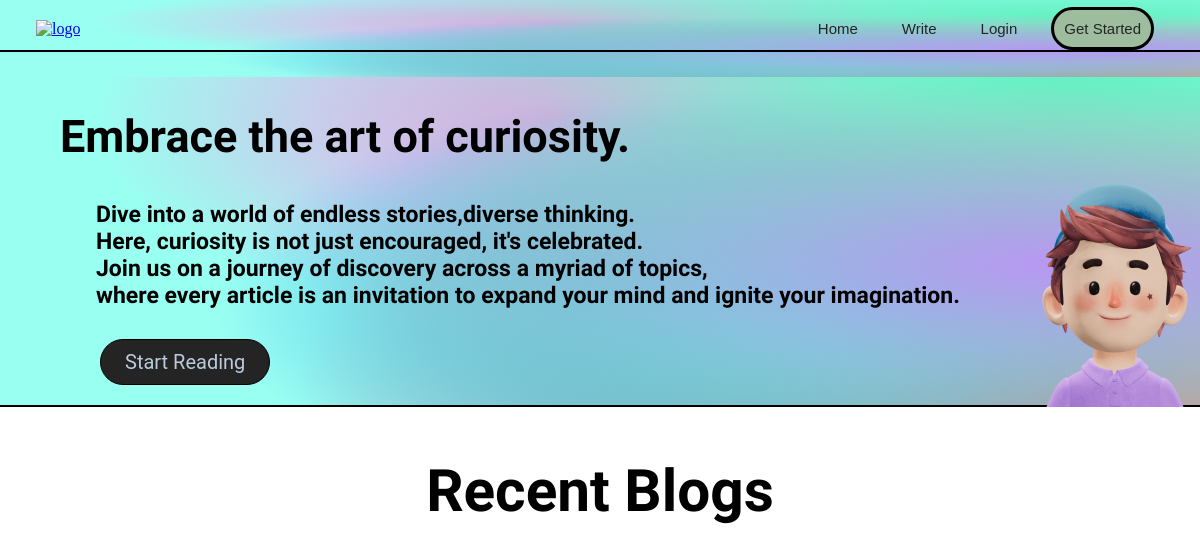
Page /home on the earlier database version.
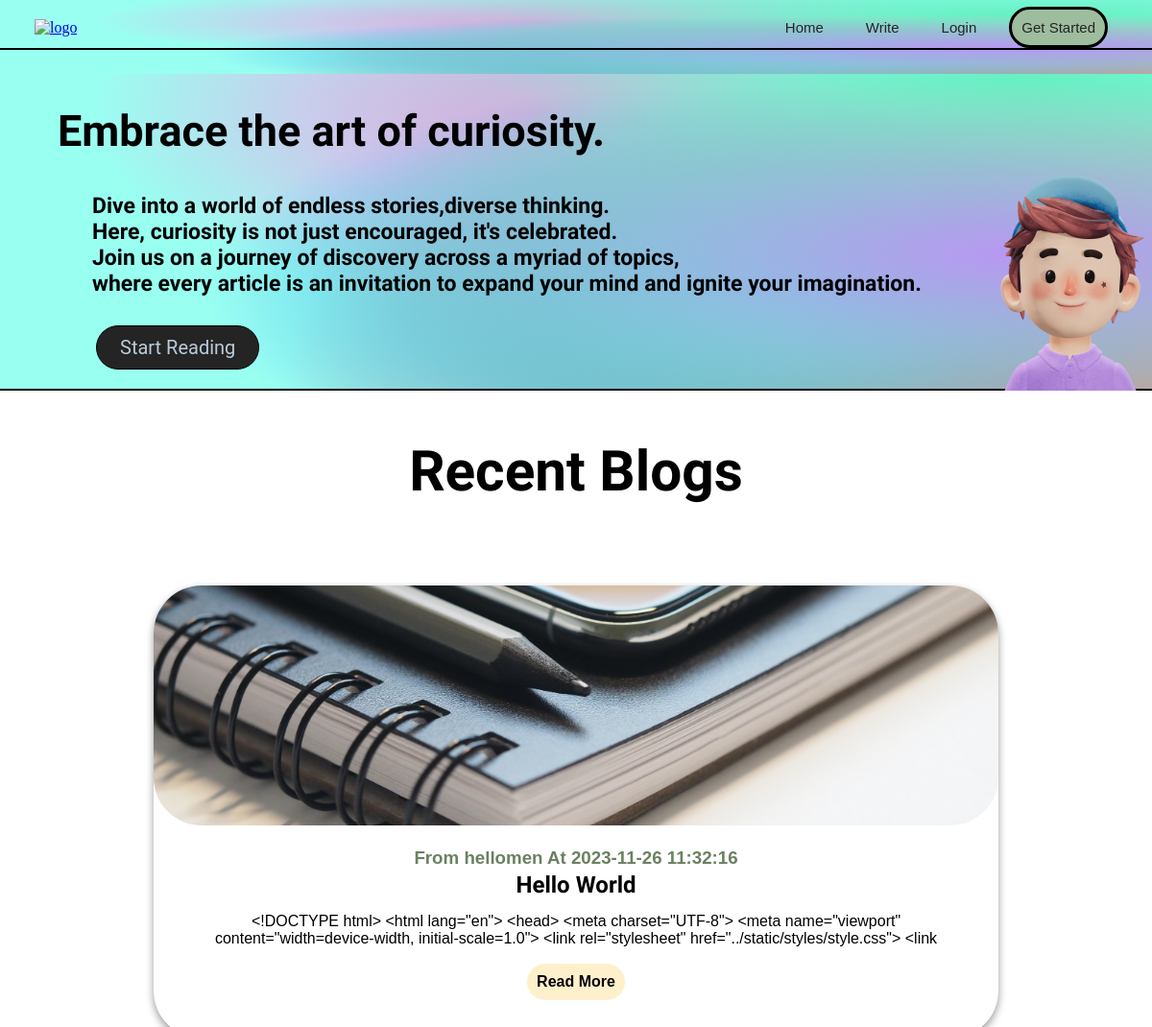
Same page on the later database version.
### public/models.py (models this page shows)
class Post(db.Model):
    id = db.Column(db.Integer, primary_key=True)
    article = db.Column(db.Text, nullable=False)
    title = db.Column(db.Text, nullable=False)
    created_at = db.Column(db.DateTime(timezone=True), default=func.now())
    author = db.Column(db.Integer, db.ForeignKey('user.id', ondelete="CASCADE"), nullable=False)

class User(db.Model, UserMixin):
    id = db.Column(db.Integer, primary_key=True)
    username = db.Column(db.String(50), unique=True, nullable=False)
    password = db.Column(db.String(60), nullable=False)
    email = db.Column(db.String(120), unique=True, nullable=False)
    created_at = db.Column(db.DateTime(timezone=True), default=func.now())
    posts = db.relationship('Post', backref='user', passive_deletes=True)

### public/home.py (the view)
@views.route("/")
@views.route("/home")
def home():
    posts = Post.query.all()
    return render_template("index.html", user=current_user, posts=posts)

### public/templates/index.html (shortened to what this page needs)
<!DOCTYPE html>
<html lang="en">
<head>
    <link rel="stylesheet" href="../static/styles/style.css">
</head>
<body>
    <header>
        <div>
            <div class="logo">
                <nav>
                    <a href="/"><img src="../static/images/—Pngtree—letter b logo_6059128.png" alt="logo" width="60px"></a>
                    <ul>
                        <li><a href="/" class="home">Home</a></li>
                        <li><a href="/post" class="about">Write</a></li>
                        {% if user.is_authenticated %}
                        <li><a href="/logout" class="logout">Logout</a></li>
                        {% else %}
                        <li><a href="/login" class="login">Login</a></li>
                        <li><a href="/signup" class="start">Get Started</a></li>
                        {% endif %}
                    </ul>
                </nav>
            </div>
            <hr class="hr1">
        </div>
    </header>
    <div class="mini-header">
        <h2 class="title">Embrace the art of curiosity.</h2>
        {% if not user.is_authenticated %}
            <img src="../static/images/peeps-avatar-alpha.png" alt="" width="250" class="sapiens">
        {% else %}
            <img src="../static/images/peeps-avatar-alpha (2).png" alt="" width="250" class="sapiens1">
        {% endif %}
        <h3 class="intro">Dive into a world of endless stories,diverse thinking.<br>Here, curiosity is not just
            encouraged,
            it's celebrated.<br>Join us on a journey of discovery across a myriad of topics,<br>where every article is
            an
            invitation to expand your mind and ignite your imagination.</h3>
	{% if not user.is_authenticated %}
		<p class="p1"><a href="/signup">Start Reading</a></p>
	{% endif %}
        <hr class="hr2">
    </div>
    <section class="container">
        <div class="recent">
            <h3>Recent Blogs</h3>
        </div>
        <div class="section">
            {% for post in posts %}
            <div class="card">
                <div class="image-section img-one"></div>
                <div class="content">
                    <h3>
                        From {{ post.user.username }} At {{ post.created_at }}
                    </h3>
                    <h2>
                        {{ post.title }}
                    </h2>
                    <p>
                        {{ post.article }}
                    </p>
                    <a href="/blog/{{post.id}}" class="button"><strong>Read More</strong></a>
                </div>
            </div>
        {% endfor %}
        </div>
    </section>
</body>
</html>

### public/static/styles/style.css (style rules this page uses)
* { margin: 0px; padding: 0px; box-sizing: border-box; }
body { margin: 0; padding: 0; }
header { position: fixed; width: 100%; height: 77px; }
header, .mini-header { background-color:#99fff1; background-image: radial-gradient(at 88% 65%, hsla(262,78%,77%,1) 0px, transparent 50%), radial-gradient(at 69% 75%, hsla(167,81%,65%,1) 0px, transparent 50%), radial-gradient(at 87% 65%, hsla(120,82%,74%,1) 0px, transparent 50%), radial-gradient(at 89% 20%, hsla(160,84%,67%,1) 0px, transparent 50%), radial-gradient(at 61% 74%, hsla(214,99%,62%,1) 0px, transparent 50%), radial-gradient(at 84% 94%, hsla(1,96%,65%,1) 0px, transparent 50%), radial-gradient(at 46% 29%, hsla(312,89%,79%,1) 0px, transparent 50%); overflow: hidden; }
.logo { padding: 10px 3%; }
h2.title { padding: 160px 5%; margin-top: -50px; }
nav { display: flex; align-items: center; justify-content: space-between; }
nav ul li { display: inline-block; margin: 10px 10px; }
nav ul li a { color: #242424; text-decoration: none; font-size: 15px; padding: 10px; font-family: 'Robot', sans-serif; }
nav ul li a.start, nav ul li a.logout { border: 3px solid black; border-radius: 50px; width: max-content; background-color: #9ebd9e; }
h2.title { font-family: 'Kdam Thmor Pro', sans-serif; font-size: 45px; }
h3.intro { font-family: 'Dosis', sans-serif; font-size: 23px; margin-top: -150px; padding: 10px 8%; }
hr.hr1 { margin-top: -8px; }
hr.hr1, hr.hr2 { border: 1px solid black; }
p.p1 { font-size: 20px; font-family: 'Roboto', sans-serif; border: 1px solid black; border-radius: 50px; width: max-content; background-color: #242424; margin-left: 100px; display: flex; align-items: center; padding: 10px 2%; margin-top: 20px; margin-bottom: 20px; }
p.p1 a { text-decoration: none; color: #bbcbdb; }
section.container div.recent { display: flex; justify-content: center; font-family: 'Dosis', sans-serif; margin-top: 50px; font-size: 50px; }
.section { width: 75%; margin: 75px auto; display: grid; grid-template-columns: repeat(auto-fit, minmax(250px, 1fr)); column-gap: 20px; }
.section h3 { font-family: 'poppins', sans-serif; color: #6a8161; margin: 3px; }
section div.card { margin: 10px; box-shadow: 0px 4px 8px 0px rgba(0, 0, 0, 0.4); border-radius: 50px; }
section div.content { padding: 20px 10px; text-align: center; }
section h2 { font-family: 'Dosis', sans-serif; }
section p { font-family: "poppins", sans-serif; font-size: 16px; margin: 15px; max-height: 38px; overflow: hidden; }
section a { font-family: "poppins", sans-serif; padding: 10px; text-decoration: none; font-size: 16px; display: inline-block; background-color: #fff0cc; color: #000000; border-radius: 50px; margin-bottom: 20px; }
section div.image-section { min-height: 250px; }
section div.img-one { background-image: url(../images/Blog.jpg); background-repeat: no-repeat; background-size: cover; background-position: center; border-radius: 50px; }
.sapiens { margin-left: 990px; margin-top: -253px; margin-bottom: -75px; }

Differences in the rows shown:
added Post: user.username "hellomen", created_at "2023-11-26 11:32:16", title "Hello World", article "<!DOCTYPE html> <html lang=\"en\"> <head> <meta charset=\"UTF-8\"> <meta name=\"viewport\" content=\"width=device-width, initial-scale=1.0\"> <link rel=\"stylesheet\" href=\"../static/styles/style.css\"> <link…"
